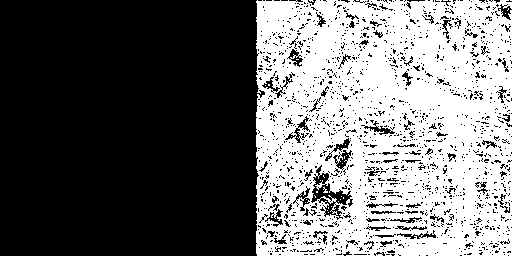
#> input picture checkpoint/Unet/epoch_001_000_gt_pred.png, 512 x 256 px, given in place of AI.jpg, which was not available
$ python -i Software.py   (imports and definitions only)
#> lines starting #> are read from the running program, lines starting #| are printed output that depends on the picture; after the words box and inside, x2 and y2 are one past the last pixel; in counts of white or black regions, pixels touching at a corner belong together; pictures that were not available may be replaced by others from this repository, and a replacement may not be noted
import tkinter
import tkinter.filedialog
import cv2
from matplotlib import pyplot as plt
from torchvision import transforms as transforms
import os
import tkinter.font as tkFont
from tkinter import *
from PIL import Image,ImageTk
import numpy as np

def get_img(filename, width, height):
#> called with filename = 'AI.jpg', width = 1580, height = 1380
    im = Image.open(filename).resize((width, height))
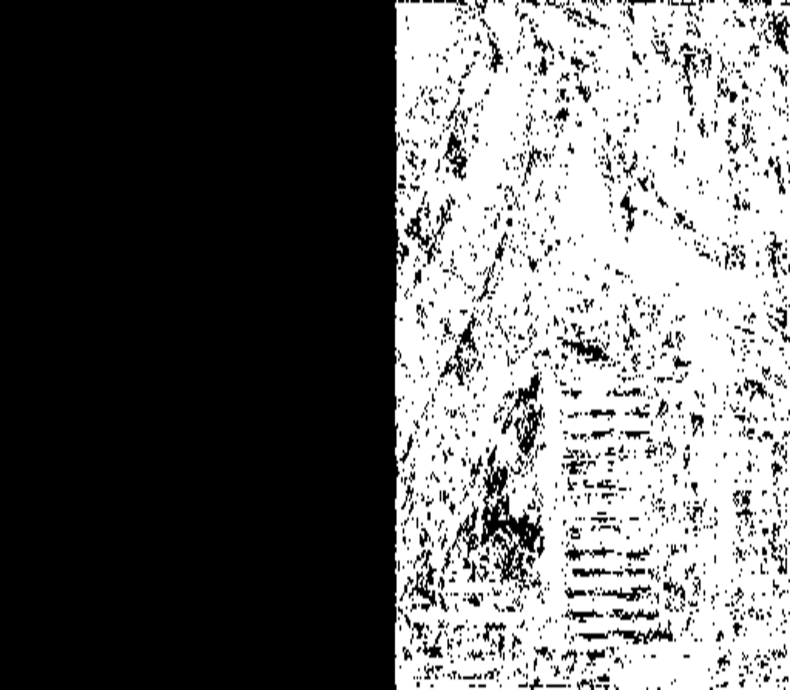
#> im: PIL image 1580x1380 RGB (shown at 1/2 size); min 0, max 255, mean 108.4
    im = ImageTk.PhotoImage(im)
    return im

#设置图片保存路径
outfile = './'

#创建一个界面窗口
# [10 lines not run here, left out]
#win.geometry('400x300')
"""
frame = LabelFrame(
    win,
    text='This is an image-to-image translation process',
    bg='#f0f0f0',
    font=(30)
)
frame.pack(expand=True, fill=BOTH)
"""
#背景
# [1 line that did not run here, left out]
#imgpath = 'AI.jpg'
#img = Image.open(imgpath)
photo = get_img('AI.jpg', 1580, 1380)#ImageTk.PhotoImage(img)

# [2 lines not run here, left out]
# [1 line that did not run here, left out]
# [1 line not run here, left out]


"""
canvas_root = tkinter.Canvas(win, width=1280, height=1080)
im_root = get_img('AI.jpg', 1580, 1380)
canvas_root.create_image(639, 500, image=im_root)
canvas_root.pack()
"""
# [6 lines of commented-out code are left out]
ft = tkFont.Font(family='Fixdsys', size=20, weight=tkFont.BOLD)
ft1 = tkFont.Font(size=25, slant=tkFont.ITALIC,weight=tkFont.BOLD)
ft2 = tkFont.Font(size=30, weight=tkFont.BOLD)
#设置全局变量
original = Image.new('RGB', (300, 400))
#> original: PIL image 300x400 RGB; every value is 0
save_img = Image.new('RGB', (300, 400))
count =0
# [1 line that did not run here, left out]
pic_name  = ''
MODEL =''
"""
#设置选项
var = tkinter.StringVar()
# 为变量设置值
var.set(('Unet'))
# 创建Listbox,将var的值赋给Listbox,可以显示8行记录
lb = tkinter.Listbox(win, listvariable=var, height=2,font=ft1)
# 创建一个list并将值循环添加到Listbox控件中
lb.insert('end', 'Segnet')
lb.pack()
# 显示已经被选择的list记录
def choose_model():
	global MODEL
	print(lb)
	value = lb.get(lb.curselection())   # 获取当前选中的文本
	#tkinter.messagebox.showinfo(title='my message', message=value)
	print(value)
	MODEL =value
"""
var = tkinter.StringVar()
# [1 line not run here, left out]
# [1 line that did not run here, left out]
# [5 lines of commented-out code are left out]
def choose_model():
	global MODEL
	#print(lb)
	value = var.get()   # 获取当前选中的文本
	#tkinter.messagebox.showinfo(title='my message', message=value)
	print(value)
	MODEL =value

# [3 lines that did not run here, left out]
# [1 line not run here, left out]
# [3 lines that did not run here, left out]
# [3 lines not run here, left out]
# [1 line that did not run here, left out]
# [1 line that did not run here, left out]
#canvas.create_window(1200, 1050, width=10, height=1,
                                      # window=r1)

"""
canvas_root = tkinter.Canvas(win, width=1280, height=1080)
im_root = get_img('AI.jpg', 1580, 1380)
canvas_root.create_image(639, 500, image=im_root)
canvas_root.pack()
"""
#实现在本地电脑选择图片
def choose_file():
	global pic_name
	select_file = tkinter.filedialog.askopenfilename(title='选择图片')
	pic_name = select_file
	var.set(select_file)
	load = Image.open(select_file)
	load = transforms.Resize((400,500))(load)
	#声明全局变量
	global original
	original = load
	render = ImageTk.PhotoImage(load)

	img  = tkinter.Label(win,image=render)
	img.image = render
	img.place(x=100,y=350)
	"""
	if 'test_label' in os.listdir('datasets/cityscapes/'):
		os.system('rm datasets/cityscapes/test_label/*')
		os.system('cp {} datasets/cityscapes/test_label'.format(select_file))
	else:
		os.mkdir('datasets/cityscapes/test_label')
		os.system('cp {} datasets/cityscapes/test_label'.format(select_file))
	"""

def carryout_shell():
	global  pic_name
	os.system('python test.py --test_image_path {} --Model {}'.format(pic_name, MODEL))
	select_file = './Image_translated/{}'.format(pic_name.split('/')[-1].split('.')[0]+'.png')
	image = cv2.imread(select_file)
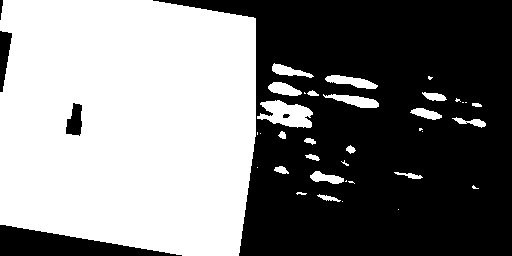
#> input picture checkpoint/Unet/epoch_001_1200_gt_pred.png, 512 x 256 px, given in place of .png, which was not available
#> image is the input picture: shape (256, 512, 3); 48.5% white; 36 white regions (16 under 20 px), largest, box (x1, y1, x2, y2) and area: (0, 0, 256, 256) 59785, (257, 100, 313, 128) 991, (323, 94, 379, 108) 407
	gray = cv2.cvtColor(image, cv2.COLOR_BGR2GRAY)  #得到灰度图
#> gray: shape (256, 512); 48.5% white; 36 white regions (16 under 20 px)
	ret, binary = cv2.threshold(gray, 127, 255, cv2.THRESH_BINARY)  #设置阈值，转化成二值图像

	contours, hierarchy = cv2.findContours(binary, cv2.RETR_TREE,
                                        cv2.CHAIN_APPROX_SIMPLE)  #返回轮廓和属性
#> contours = 39 contours, 18 with area under 20; largest, box (x1, y1, x2, y2) and area: (0, 0, 256, 256) 59675, (257, 100, 313, 128) 930, (65, 102, 83, 137) 415, (323, 94, 379, 108) 349, (325, 75, 378, 89) 343
# #cv2.drawContours(image, contours, -1, (255, 0, 0), 2)

	#bounding_boxes = [cv2.boundingRect(cnt) for cnt in contours]
	minbound= [cv2.minAreaRect(cnt) for cnt in contours]
#> minbound = 39 items
	for box in minbound:
		points=np.int0(cv2.boxPoints(box))
		cv2.drawContours(image,[points],0,(255,255,255),2)
#> this loop made 39 passes
#> (box, points) on passes 1 to 7: (((398, 209), (0, 0), -90), [[398, 209], [398, 209], [398, 209], [398, 209]]), (((342, 201), (0, 0), -90), [[342, 201], [342, 201], [342, 201], [342, 201]]), (((328.4, 198.1), (4.85, 23.53), -75.96), [[339, 203], [316, 197], [317, 192], [340, 198]]), (((301, 193), (2, 10), -90), [[306, 194], [296, 194], [296, 192], [306, 192]]), (((474.7, 187.5), (2.57, 6.17), -59.04), [[476, 190], [471, 187], [472, 184], [478, 188]]), (((351.1, 181.6), (1.57, 6.28), -78.69), [[354, 183], [347, 181], [348, 180], [354, 181]]), (((345.8, 180.8), (1.41, 0.707), -45), [[345, 181], [345, 181], [346, 180], [346, 180]])
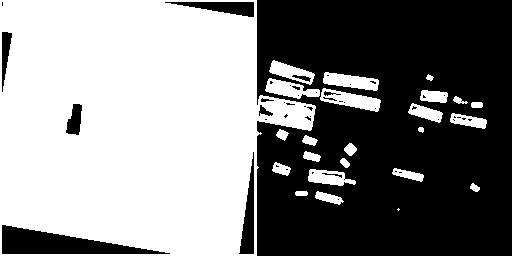
#> image: shape (256, 512, 3); 51.8% white; 47 black regions (35 under 20 px), largest, box (x1, y1, x2, y2) and area: (257, 0, 512, 256) 58126, (2, 225, 170, 254) 2497, (239, 152, 254, 254) 774

	# for bbox in bounding_boxes:
	# 	[x, y, w, h] = bbox
	# 	cv2.rectangle(image, (x, y), (x + w, y + h), (0, 255, 0), 2)
	cv2.imwrite(select_file, image)

	var.set(select_file)
	load = Image.open(select_file)
#> (the run stopped early here; a loop or call above may not have finished)
